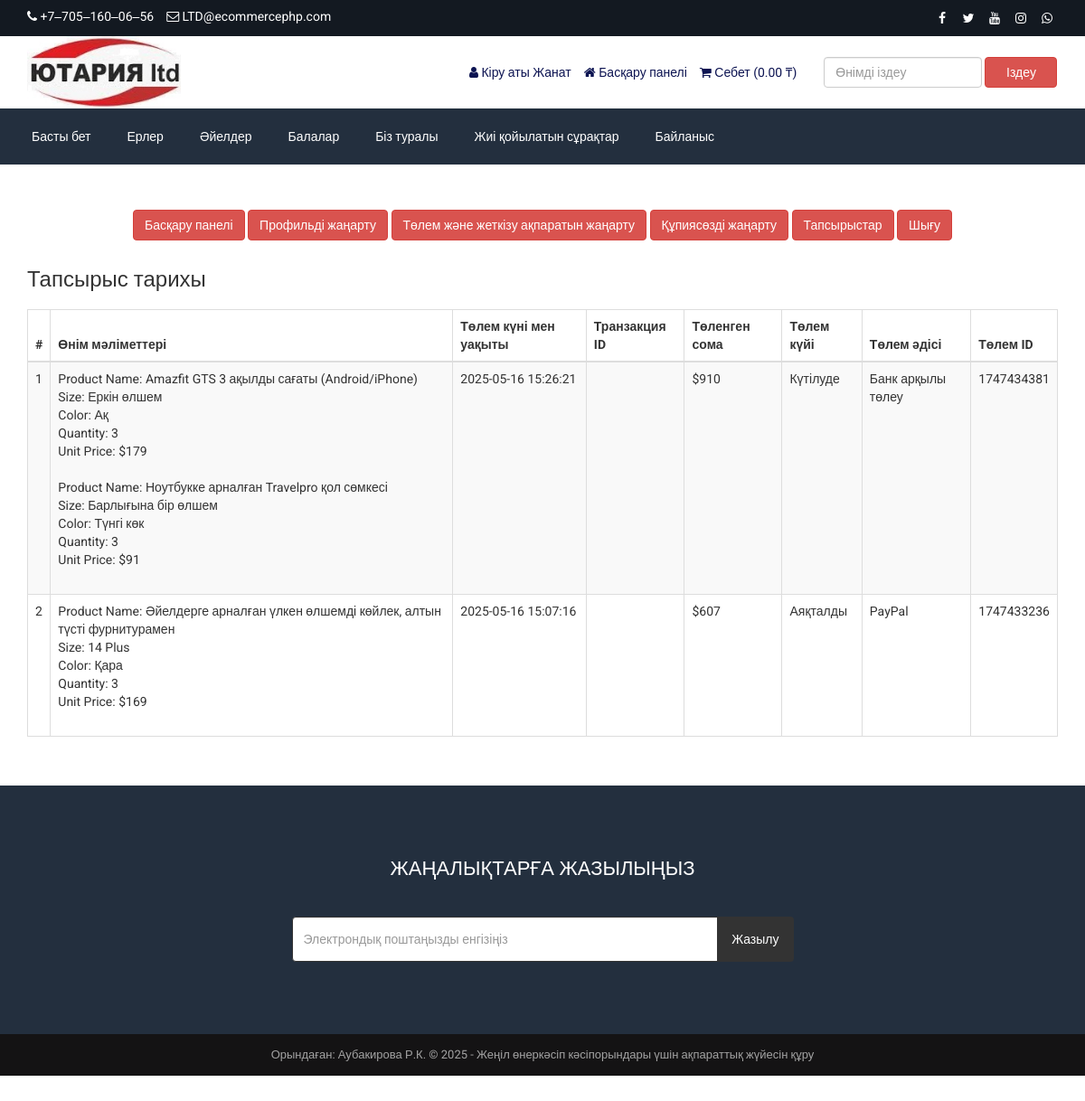
Page /customer-order.php (signed in) on the committed database.
### tables this page shows
CREATE TABLE `tbl_settings` (
  `id` int(11) NOT NULL,
  `logo` varchar(255) NOT NULL,
  `favicon` varchar(255) NOT NULL,
  `footer_about` text NOT NULL,
  `footer_copyright` text NOT NULL,
  `contact_address` text NOT NULL,
  `contact_email` varchar(255) NOT NULL,
  `contact_phone` varchar(255) NOT NULL,
  `contact_fax` varchar(255) NOT NULL,
  `contact_map_iframe` text NOT NULL,
  `receive_email` varchar(255) NOT NULL,
  `receive_email_subject` varchar(255) NOT NULL,
  `receive_email_thank_you_message` text NOT NULL,
  `forget_password_message` text NOT NULL,
  `total_recent_post_footer` int(10) NOT NULL,
  `total_popular_post_footer` int(10) NOT NULL,
  `total_recent_post_sidebar` int(11) NOT NULL,
  `total_popular_post_sidebar` int(11) NOT NULL,
  `total_featured_product_home` int(11) NOT NULL,
  `total_latest_product_home` int(11) NOT NULL,
  `total_popular_product_home` int(11) NOT NULL,
  `meta_title_home` text NOT NULL,
  `meta_keyword_home` text NOT NULL,
  `meta_description_home` text NOT NULL,
  `banner_login` varchar(255) NOT NULL,
  `banner_registration` varchar(255) NOT NULL,
  `banner_forget_password` varchar(255) NOT NULL,
  `banner_reset_password` varchar(255) NOT NULL,
  `banner_search` varchar(255) NOT NULL,
  `banner_cart` varchar(255) NOT NULL,
  `banner_checkout` varchar(255) NOT NULL,
  `banner_product_category` varchar(255) NOT NULL,
  `banner_blog` varchar(255) NOT NULL,
  `cta_title` varchar(255) NOT NULL,
  `cta_content` text NOT NULL,
  `cta_read_more_text` varchar(255) NOT NULL,
  `cta_read_more_url` varchar(255) NOT NULL,
  `cta_photo` varchar(255) NOT NULL,
  `featured_product_title` varchar(255) NOT NULL,
  `featured_product_subtitle` varchar(255) NOT NULL,
  `latest_product_title` varchar(255) NOT NULL,
  `latest_product_subtitle` varchar(255) NOT NULL,
  `popular_product_title` varchar(255) NOT NULL,
  `popular_product_subtitle` varchar(255) NOT NULL,
  `testimonial_title` varchar(255) NOT NULL,
  `testimonial_subtitle` varchar(255) NOT NULL,
  `testimonial_photo` varchar(255) NOT NULL,
  `blog_title` varchar(255) NOT NULL,
  `blog_subtitle` varchar(255) NOT NULL,
  `newsletter_text` text NOT NULL,
  `paypal_email` varchar(255) NOT NULL,
  `stripe_public_key` varchar(255) NOT NULL,
  `stripe_secret_key` varchar(255) NOT NULL,
  `bank_detail` text NOT NULL,
  `before_head` text NOT NULL,
  `after_body` text NOT NULL,
  `before_body` text NOT NULL,
  `home_service_on_off` int(11) NOT NULL,
  `home_welcome_on_off` int(11) NOT NULL,
  `home_featured_product_on_off` int(11) NOT NULL,
  `home_latest_product_on_off` int(11) NOT NULL,
  `home_popular_product_on_off` int(11) NOT NULL,
  `home_testimonial_on_off` int(11) NOT NULL,
  `home_blog_on_off` int(11) NOT NULL,
  `newsletter_on_off` int(11) NOT NULL,
  `ads_above_welcome_on_off` int(1) NOT NULL,
  `ads_above_featured_product_on_off` int(1) NOT NULL,
  `ads_above_latest_product_on_off` int(1) NOT NULL,
  `ads_above_popular_product_on_off` int(1) NOT NULL,
  `ads_above_testimonial_on_off` int(1) NOT NULL,
  `ads_category_sidebar_on_off` int(1) NOT NULL
);

CREATE TABLE `tbl_social` (
  `social_id` int(11) NOT NULL,
  `social_name` varchar(30) NOT NULL,
  `social_url` varchar(255) NOT NULL,
  `social_icon` varchar(30) NOT NULL
);

CREATE TABLE `tbl_top_category` (
  `tcat_id` int(11) NOT NULL,
  `tcat_name` varchar(255) NOT NULL,
  `show_on_menu` int(1) NOT NULL
);

CREATE TABLE `tbl_payment` (
  `id` int(11) NOT NULL,
  `customer_id` int(11) NOT NULL,
  `customer_name` varchar(255) NOT NULL,
  `customer_email` varchar(255) NOT NULL,
  `payment_date` varchar(50) NOT NULL,
  `txnid` varchar(255) NOT NULL,
  `paid_amount` int(11) NOT NULL,
  `card_number` varchar(50) NOT NULL,
  `card_cvv` varchar(10) NOT NULL,
  `card_month` varchar(10) NOT NULL,
  `card_year` varchar(10) NOT NULL,
  `bank_transaction_info` text NOT NULL,
  `payment_method` varchar(20) NOT NULL,
  `payment_status` varchar(25) NOT NULL,
  `shipping_status` varchar(20) NOT NULL,
  `payment_id` varchar(255) NOT NULL
);

CREATE TABLE `tbl_order` (
  `id` int(11) NOT NULL,
  `product_id` int(11) NOT NULL,
  `product_name` varchar(255) NOT NULL,
  `size` varchar(100) NOT NULL,
  `color` varchar(100) NOT NULL,
  `quantity` varchar(50) NOT NULL,
  `unit_price` varchar(50) NOT NULL,
  `payment_id` varchar(255) NOT NULL
);

### customer-order.php (the view, shortened to what this page needs)
<?php require_once('header.php'); ?>
<div class="page">
    <div class="container">
        <div class="row">
            <div class="col-md-12">
                <?php require_once('customer-sidebar.php'); ?>
            </div>
            <div class="col-md-12">
                <div class="user-content">
                    <h3><?php echo LANG_VALUE_25; ?></h3>
                    <div class="table-responsive">
                        <table class="table table-bordered table-striped table-hover">
                            <thead>
                                <tr>
                                    <th><?php echo '#' ?></th>
                                    <th><?php echo LANG_VALUE_48; ?></th>
                                    <th><?php echo LANG_VALUE_27; ?></th>
                                    <th><?php echo LANG_VALUE_28; ?></th>
                                    <th><?php echo LANG_VALUE_29; ?></th>
                                    <th><?php echo LANG_VALUE_30; ?></th>
                                    <th><?php echo LANG_VALUE_31; ?></th>
                                    <th><?php echo LANG_VALUE_32; ?></th>
                                </tr>
                            </thead>
                            <tbody>
            <?php
            $limit = 10;
            $page = @$_GET['page'];
            if($page)
                $start = ($page - 1) * $limit;
            else
                $start = 0;
            $statement = $pdo->prepare("SELECT * FROM tbl_payment WHERE customer_email=? ORDER BY id DESC LIMIT $start, $limit");
            $statement->execute(array($_SESSION['customer']['cust_email']));
            $result = $statement->fetchAll(PDO::FETCH_ASSOC);
            if ($page == 0) $page = 1;
            ?>
                                <?php
                                $tip = $page*10-10;
                                foreach ($result as $row) {
                                    $tip++;
                                    ?>
                                    <tr>
                                        <td><?php echo $tip; ?></td>
                                        <td>
                                            <?php
                                            $statement1 = $pdo->prepare("SELECT * FROM tbl_order WHERE payment_id=?");
                                            $statement1->execute(array($row['payment_id']));
                                            $result1 = $statement1->fetchAll(PDO::FETCH_ASSOC);
                                            foreach ($result1 as $row1) {
                                                echo 'Product Name: '.$row1['product_name'];
                                                echo '<br>Size: '.$row1['size'];
                                                echo '<br>Color: '.$row1['color'];
                                                echo '<br>Quantity: '.$row1['quantity'];
                                                echo '<br>Unit Price: $'.$row1['unit_price'];
                                                echo '<br><br>';
                                            }
                                            ?>
                                        </td>
                                        <td><?php echo $row['payment_date']; ?></td>
                                        <td><?php echo $row['txnid']; ?></td>
                                        <td><?php echo '$'.$row['paid_amount']; ?></td>
                                        <td><?php echo $row['payment_status']; ?></td>
                                        <td><?php echo $row['payment_method']; ?></td>
                                        <td><?php echo $row['payment_id']; ?></td>
                                    </tr>
                                    <?php
                                }
                                ?>
                            </tbody>
                        </table>
                        <div class="pagination" style="overflow: hidden;">
                    </div>
                </div>
            </div>
        </div>
    </div>
</div>
<?php require_once('footer.php'); ?>

### header.php (shortened to what this page needs)
<?php
include("admin/inc/config.php");
$statement = $pdo->prepare("SELECT * FROM tbl_settings WHERE id=1");
$statement->execute();
$result = $statement->fetchAll(PDO::FETCH_ASSOC);
foreach ($result as $row)
{
	$logo = $row['logo'];
	$contact_email = $row['contact_email'];
	$contact_phone = $row['contact_phone'];
}
?>
<!DOCTYPE html>
<html lang="en">
<head>
	<link rel="stylesheet" href="assets/css/bootstrap.min.css">
	<link rel="stylesheet" href="assets/css/font-awesome.min.css">
	<link rel="stylesheet" href="assets/css/owl.carousel.min.css">
	<link rel="stylesheet" href="assets/css/owl.theme.default.min.css">
	<link rel="stylesheet" href="assets/css/jquery.bxslider.min.css">
    <link rel="stylesheet" href="assets/css/magnific-popup.css">
    <link rel="stylesheet" href="assets/css/rating.css">
	<link rel="stylesheet" href="assets/css/spacing.css">
	<link rel="stylesheet" href="assets/css/bootstrap-touch-slider.css">
	<link rel="stylesheet" href="assets/css/animate.min.css">
	<link rel="stylesheet" href="assets/css/tree-menu.css">
	<link rel="stylesheet" href="assets/css/select2.min.css">
	<link rel="stylesheet" href="assets/css/main.css">
	<link rel="stylesheet" href="assets/css/responsive.css">
</head>
<body>
<div class="top">
	<div class="container">
		<div class="row">
			<div class="col-md-6 col-sm-6 col-xs-12">
				<div class="left">
					<ul>
						<li><i class="fa fa-phone"></i> <?php echo $contact_phone; ?></li>
						<li><i class="fa fa-envelope-o"></i> <?php echo $contact_email; ?></li>
					</ul>
				</div>
			</div>
			<div class="col-md-6 col-sm-6 col-xs-12">
				<div class="right">
					<ul>
						<?php
						$statement = $pdo->prepare("SELECT * FROM tbl_social");
						$statement->execute();
						$result = $statement->fetchAll(PDO::FETCH_ASSOC);
						foreach ($result as $row) {
							?>
							<?php if($row['social_url'] != ''): ?>
							<li><a href="<?php echo $row['social_url']; ?>"><i class="<?php echo $row['social_icon']; ?>"></i></a></li>
							<?php endif; ?>
							<?php
						}
						?>
					</ul>
				</div>
			</div>
		</div>
	</div>
</div>
<div class="header">
	<div class="container">
		<div class="row inner">
			<div class="col-md-4 logo">
				<a href="index.php"><img src="assets/uploads/<?php echo $logo; ?>" alt="logo image"></a>
			</div>
			<div class="col-md-5 right">
				<ul>
					<?php
					if(isset($_SESSION['customer'])) {
						?>
						<li><i class="fa fa-user"></i> <?php echo LANG_VALUE_13; ?> <?php echo $_SESSION['customer']['cust_name']; ?></li>
						<li><a href="dashboard.php"><i class="fa fa-home"></i> <?php echo LANG_VALUE_89; ?></a></li>
						<?php
					} else {
						?>
						<li><a href="login.php"><i class="fa fa-sign-in"></i> <?php echo LANG_VALUE_9; ?></a></li>
						<li><a href="registration.php"><i class="fa fa-user-plus"></i> <?php echo LANG_VALUE_15; ?></a></li>
						<?php
					}
					?>
					<li><a href="cart.php"><i class="fa fa-shopping-cart"></i> <?php echo LANG_VALUE_18; ?> (<?php
					if(isset($_SESSION['cart_p_id'])) {
						$table_total_price = 0;
						$i=0;
	                    foreach($_SESSION['cart_p_qty'] as $key => $value)
	                    {
	                        $i++;
	                        $arr_cart_p_qty[$i] = $value;
	                    }                    $i=0;
	                    foreach($_SESSION['cart_p_current_price'] as $key => $value)
	                    {
	                        $i++;
	                        $arr_cart_p_current_price[$i] = $value;
	                    }
	                    for($i=1;$i<=count($arr_cart_p_qty);$i++) {
	                    	$row_total_price = $arr_cart_p_current_price[$i]*$arr_cart_p_qty[$i];
	                        $table_total_price = $table_total_price + $row_total_price;
	                    }
						echo $table_total_price;
					} else {
						echo '0.00';
					}
					?>  <?php echo LANG_VALUE_1; ?>)</a></li>
				</ul>
			</div>
			<div class="col-md-3 search-area">
				<form class="navbar-form navbar-left" role="search" action="search-result.php" method="get">
					<div class="form-group">
						<input type="text" class="form-control search-top" placeholder="<?php echo LANG_VALUE_2; ?>" name="search_text">
					</div>
					<button type="submit" class="btn btn-danger"><?php echo LANG_VALUE_3; ?></button>
				</form>
			</div>
		</div>
	</div>
</div>
<div class="nav">
	<div class="container">
		<div class="row">
			<div class="col-md-12 pl_0 pr_0">
				<div class="menu-container">
					<div class="menu">
						<ul>
							<li><a href="index.php">Басты бет</a></li>
							<?php
							$statement = $pdo->prepare("SELECT * FROM tbl_top_category WHERE show_on_menu=1");
							$statement->execute();
							$result = $statement->fetchAll(PDO::FETCH_ASSOC);
							foreach ($result as $row) {
								?>
								<li><a href="product-category.php?id=<?php echo $row['tcat_id']; ?>&type=top-category"><?php echo $row['tcat_name']; ?></a>
								</li>
								<?php
							}
							?>
							<li><a href="about.php">Біз туралы</a></li>
							<li><a href="faq.php">Жиі қойылатын сұрақтар</a></li>
							<li><a href="contact.php">Байланыс</a></li>
						</ul>
					</div>
				</div>
			</div>
		</div>
	</div>
</div>

### footer.php (shortened to what this page needs)
<?php
$statement = $pdo->prepare("SELECT * FROM tbl_settings WHERE id=1");
$statement->execute();
$result = $statement->fetchAll(PDO::FETCH_ASSOC);
foreach ($result as $row)
{
	$footer_copyright = $row['footer_copyright'];
    $newsletter_on_off = $row['newsletter_on_off'];
}
?>
<?php if($newsletter_on_off == 1): ?>
<section class="home-newsletter">
	<div class="container">
		<div class="row">
			<div class="col-md-6 col-md-offset-3">
				<div class="single">
				<form action="" method="post">
					<h2>Жаңалықтарға жазылыңыз</h2>
					<div class="input-group">
						<input type="email" class="form-control" placeholder="Электрондық поштаңызды енгізіңіз" name="email_subscribe">
						<span class="input-group-btn">
						<button class="btn btn-theme" type="submit" name="form_subscribe">Жазылу</button>
						</span>
					</div>
				</div>
			</div>
		</div>
	</div>
</section>
<?php endif; ?>
<div class="footer-bottom">
	<div class="container">
		<div class="row">
			<div class="col-md-12 copyright">
				<?php echo $footer_copyright; ?>
			</div>
		</div>
	</div>
</div>
</body>
</html>

### rows in the picture
tbl_settings: contact_phone "+7‒705‒160‒06‒56", contact_email "LTD@ecommercephp.com", logo (picture), footer_copyright "Орындаған: Аубакирова Р.К. © 2025 - Жеңіл өнеркәсіп кәсіпорындары үшін ақпараттық жүйесін құру"
tbl_top_category: tcat_name "Ерлер"
tbl_top_category: tcat_name "Әйелдер"
tbl_top_category: tcat_name "Балалар"
tbl_payment: payment_date "2025-05-16 15:26:21", paid_amount "910", payment_status "Күтілуде", payment_method "Банк арқылы төлеу", payment "1747434381"
tbl_order: product_name "Amazfit GTS 3 ақылды сағаты (Android/iPhone)", size "Еркін өлшем", color "Ақ", quantity "3", unit_price "179"
tbl_order: product_name "Ноутбукке арналған Travelpro қол сөмкесі", size "Барлығына бір өлшем", color "Түнгі көк", quantity "3", unit_price "91"
tbl_payment: payment_date "2025-05-16 15:07:16", paid_amount "607", payment_status "Аяқталды", payment_method "PayPal", payment "1747433236"
tbl_order: product_name "Әйелдерге арналған үлкен өлшемді көйлек, алтын түсті фурнитурамен", size "14 Plus", color "Қара", quantity "3", unit_price "169"

### other values in the picture
LANG_VALUE_13 "Кіру аты"
$_SESSION['customer']['cust_name'] "Жанат"
LANG_VALUE_89 "Басқару панелі"
LANG_VALUE_18 "Себет"
LANG_VALUE_1 "₸"
LANG_VALUE_3 "Іздеу"
LANG_VALUE_117 "Профильді жаңарту"
LANG_VALUE_88 "Төлем және жеткізу ақпаратын жаңарту"
LANG_VALUE_99 "Құпиясөзді жаңарту"
LANG_VALUE_24 "Тапсырыстар"
LANG_VALUE_14 "Шығу"
LANG_VALUE_25 "Тапсырыс тарихы"
LANG_VALUE_48 "Өнім мәліметтері"
LANG_VALUE_27 "Төлем күні мен уақыты"
LANG_VALUE_28 "Транзакция ID"
